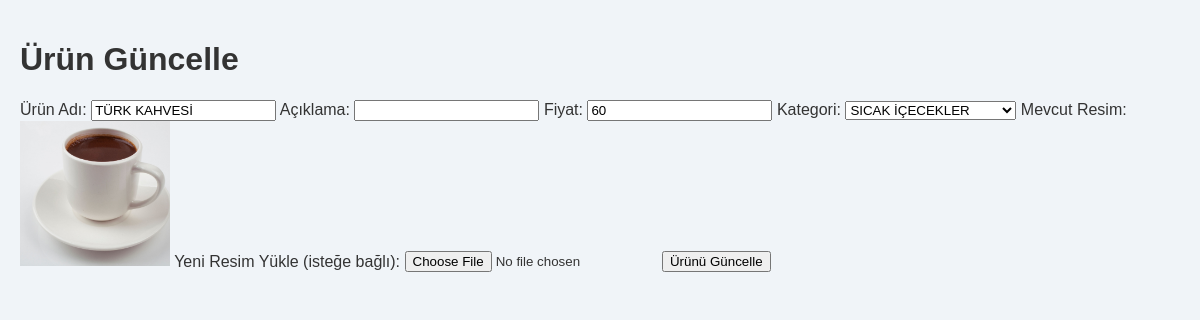
Screenshot of /admin/edit_product.php?id=7 (signed in) with the database file from the repository.
### tables this page shows
CREATE TABLE products (
    id INTEGER PRIMARY KEY AUTOINCREMENT,
    name TEXT NOT NULL,
    description TEXT,
    price REAL NOT NULL,
    category_id INTEGER,
    image_url TEXT,
    FOREIGN KEY (category_id) REFERENCES categories(id)
);

CREATE TABLE categories (
    id INTEGER PRIMARY KEY AUTOINCREMENT,
    name TEXT NOT NULL,
    image_url TEXT
);

### admin/edit_product.php (the view, shortened to what this page needs)
<?php
$db = new SQLite3('../db/menu.db');
$product_id = isset($_GET['id']) ? $_GET['id'] : null;
$product = $db->querySingle("SELECT * FROM products WHERE id = $product_id", true);
?>
<!DOCTYPE html>
<html lang="tr">
<head>
    <link rel="stylesheet" href="../css/admin_styles.css">
</head>
<body>
<div class="content">
    <h1>Ürün Güncelle</h1>
    <form method="POST" action="edit_product.php?id=<?php echo $product_id; ?>" enctype="multipart/form-data">
        <label>Ürün Adı:</label>
        <input type="text" name="name" value="<?php echo htmlspecialchars($product['name']); ?>" required>
        <label>Açıklama:</label>
        <input type="text" name="description" value="<?php echo htmlspecialchars($product['description']); ?>">
        <label>Fiyat:</label>
        <input type="number" step="0.01" name="price" value="<?php echo $product['price']; ?>" required>
        <label>Kategori:</label>
        <select name="category_id" required>
            <?php
            $categories = $db->query('SELECT * FROM categories');
            while ($category = $categories->fetchArray()):
            ?>
                <option value="<?php echo $category['id']; ?>" <?php echo $category['id'] == $product['category_id'] ? 'selected' : ''; ?>>
                    <?php echo htmlspecialchars($category['name']); ?>
                </option>
            <?php endwhile; ?>
        </select>
        <label>Mevcut Resim:</label>
        <img src="<?php echo $product['image_url']; ?>" alt="Ürün Fotoğrafı" width="150">
        <label>Yeni Resim Yükle (isteğe bağlı):</label>
        <input type="file" name="product_image" accept="image/*">
        <input type="submit" value="Ürünü Güncelle">
    </form>
</div>
</body>
</html>

### css/admin_styles.css (style rules this page uses)
body { font-family: 'Poppins', sans-serif; background-color: #f0f4f8; margin: 0; padding: 0; color: #333; }
.content { padding: 20px; }

### rows the page displays
products: name "TÜRK KAHVESİ", price "60", category_id "SICAK İÇECEKLER", image_url (picture)
